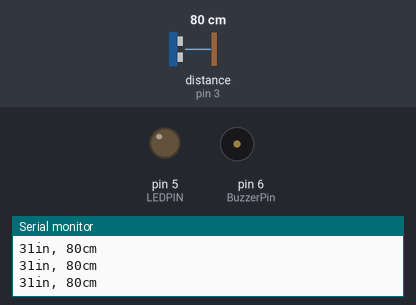
Bench run of a sketch on a simulated Arduino Uno, built with avr-gcc and run on an emulated ATmega328P. Parts: output pins drawn as LEDs (lit = HIGH), buzzer (waves = sounding), the last lines printed to the serial monitor. Wiring (inferred from the names in the program): ultrasonic range finder: trigger pin 2; echo pin 3. The inputs (shaded band) are chosen by the test bench; at power-on: distance to the obstacle (sensor on pin 3) 80 cm. The echo pulse lasts 58.3 µs per cm; pins used as bus, display or sensor lines are not drawn.

Above: at 1.2 s.
1.3 s: distance to the obstacle (sensor on pin 3) set to 59 cm
2.8 s: distance to the obstacle (sensor on pin 3) set to 52 cm
At 3.8 s:
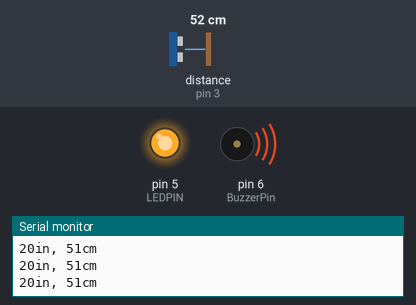
4.5 s: distance to the obstacle (sensor on pin 3) set to 60 cm
At 5.7 s:
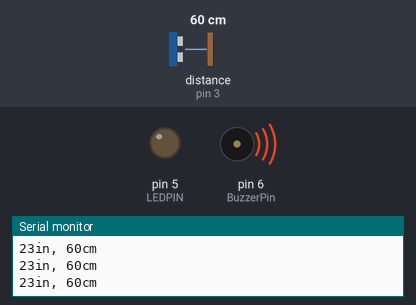
6.0 s: distance to the obstacle (sensor on pin 3) set to 2 cm
At 7.2 s:
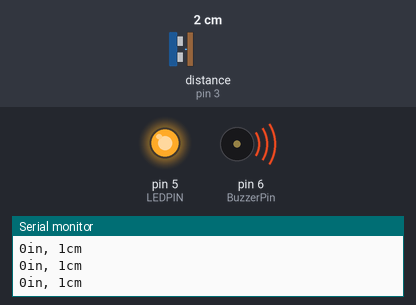
7.5 s: distance to the obstacle (sensor on pin 3) set to 120 cm
At 7.9 s:
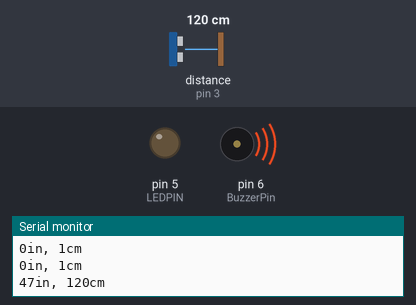
Timing chart, 0 to 10.1 s (numbered marks = the images above; inputs shaded):
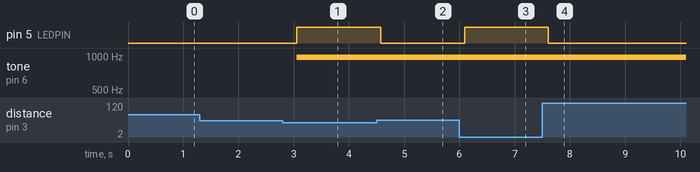

The sketch:

LED_Distance_Ultrasound_Intensity.ino
```cpp
const int trigPin = 2;
const int echoPin = 3;
int LEDPIN = 5;
int BuzzerPin = 6 ;

void setup()
{
    // put your setup code here, to run once:
    pinMode(echoPin, INPUT);
    pinMode(LEDPIN,OUTPUT);
    pinMode(trigPin, OUTPUT);
    Serial.begin(9600);
}

unsigned long ultraSound()
{
    // establish variables for duration of the ping,
    // and the distance result in inches and centimeters:
    long duration, inches, cm;

    // The sensor is triggered by a HIGH pulse of 10 or more microseconds.
    // Give a short LOW pulse beforehand to ensure a clean HIGH pulse:

    digitalWrite(trigPin, LOW);
    delayMicroseconds(2);
    digitalWrite(trigPin, HIGH);
    delayMicroseconds(10);
    digitalWrite(trigPin, LOW);

    // Read the signal from the sensor: a HIGH pulse whose
    // duration is the time (in microseconds) from the sending
    // of the ping to the reception of its echo off of an object.

    duration = pulseIn(echoPin, HIGH);

    // convert the time into a distance
    inches = microsecondsToInches(duration);
    cm = microsecondsToCentimeters(duration);

    if(cm<55)
    {
        digitalWrite(LEDPIN,HIGH);
        analogWrite(BuzzerPin,255 - 3*cm);
    }
    else
    {
        digitalWrite(LEDPIN,LOW);
        digitalWrite(BuzzerPin,LOW);
    }

    Serial.print(inches);
    Serial.print("in, ");
    Serial.print(cm);
    Serial.print("cm");
    Serial.println();

    delay(50);
}

void loop()
{
    // put your main code here, to run repeatedly:
    int x=0;
    x = ultraSound();
    delay(250);
}

long microsecondsToInches(long microseconds)
{
    return microseconds/74/2;
}
long microsecondsToCentimeters(long microseconds)
{
    return microseconds/29/2;
}
```

Measured:
- the behaviour switches between 56 and 55 cm on distance to the obstacle (sensor on pin 3) (found by bisection; images 0 and 1)
- after the input at 2.8 s, pin 5 (LEDPIN): LOW → HIGH after 0.25 s; tone on pin 6 (BuzzerPin): silent → 977 Hz after 0.25 s
- after the input at 4.5 s, pin 5 (LEDPIN): HIGH → LOW after 0.07 s
- after the input at 6.0 s, pin 5 (LEDPIN): LOW → HIGH after 0.09 s
- after the input at 7.5 s, pin 5 (LEDPIN): HIGH → LOW after 0.10 s
